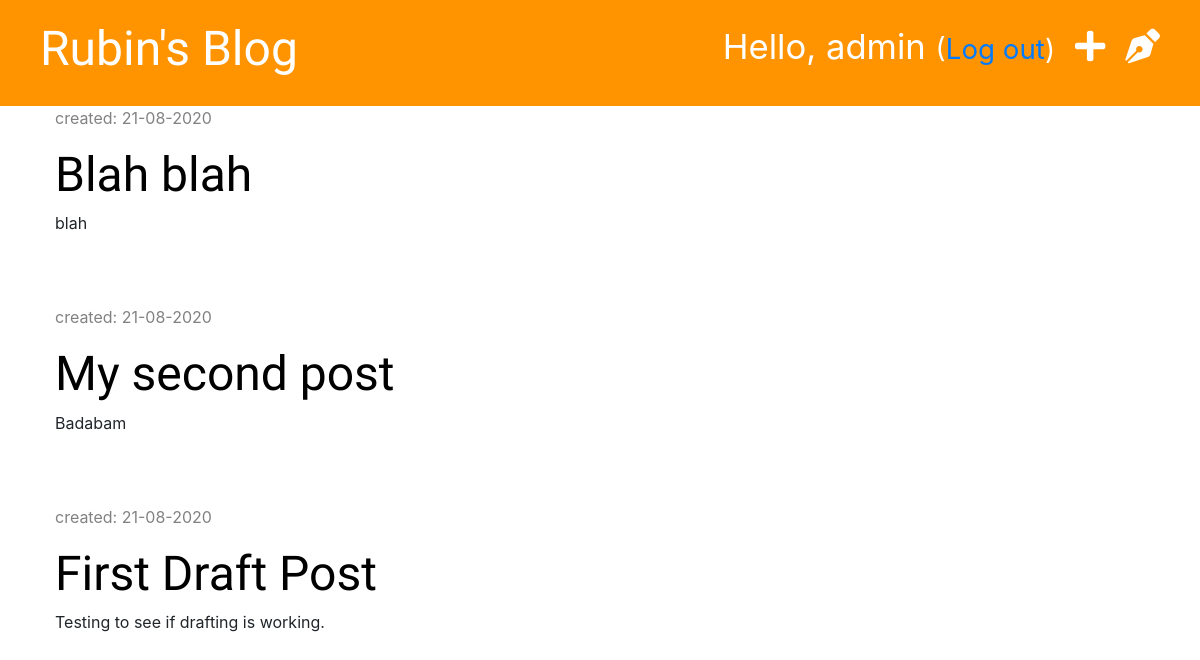
Page /drafts/ (signed in) on the committed database.
### blog/models.py (models this page shows, shortened)
class Post(models.Model):
    author = models.ForeignKey('auth.User', on_delete=models.CASCADE)
    title = models.CharField(max_length=200)
    text = models.TextField()
    created_date = models.DateTimeField(default=timezone.now)
    published_date = models.DateTimeField(blank=True, null=True)

### blog/views.py (the view)
# urls.py: path('drafts/', views.post_draft_list, name='post_draft_list'),
@login_required
def post_draft_list(request):
    posts = Post.objects.filter(published_date__isnull=True).order_by('-created_date')
    stuff_for_frontend = {'posts': posts}
    return render(request, 'blog/post_draft_list.html', stuff_for_frontend)

### blog/templates/blog/post_draft_list.html (shortened to what this page needs)
{% extends 'blog/base.html' %}
{% block content %}
    {% for post in posts %}
        <div class="post">
            <p class="date">created: {{ post.created_date|date:'d-m-Y' }}</p>
            <h1><a href="{% url 'post_detail' pk=post.pk %}">{{ post.title }}</a></h1>
        <p>{{ post.text|truncatechars:50 }}</p>
        </div>
    {% endfor %}
{% endblock %}

### blog/templates/blog/base.html (shortened to what this page needs)
{% load static %}
<!DOCTYPE html>
<html lang="en">
<head>
    <link rel="stylesheet" href="https://stackpath.bootstrapcdn.com/bootstrap/4.5.2/css/bootstrap.min.css">
    <link rel="stylesheet" href="https://cdnjs.cloudflare.com/ajax/libs/font-awesome/5.14.0/css/all.min.css" />
    <link rel="stylesheet" href="{% static 'css/blog.css' %}">
</head>
<body>
<div class="page-header">
    {% if user.is_authenticated%}
        <a href="{% url 'post_draft_list' %}" class="top-menu"><i class="fas fa-pen-nib"></i></a>
        <a href="{% url 'post_new' %}" class="top-menu"><i class="fas fa-plus"></i></a>
        <p class="top-menu">Hello, {{ user.username }} <small>(<a href="{% url 'logout' %}">Log out</a>)</small> </p>
    {% else %}
        <a href="{% url 'login' %}" class="top-menu"><i class="fas fa-sign-in-alt fa-2x"></i></a>
    {% endif %}
    <h1><a href="{% url 'post_list' %}">Rubin's Blog</a></h1>
</div>
<div class="content container">
    <div class="row">
        <div class="col-md-8">
            {% block content %}
            {% endblock %}
        </div>
    </div>
</div>
</body>
</html>

### blog/static/css/blog.css (style rules this page uses)
.page-header { background-color: #ff9400; margin-top: 0; padding: 20px 20px 20px 40px; }
.page-header h1, .page-header h1 a { color: #ffffff; font-size: 36pt; text-decoration: none; }
.content { margin-left: 40px; }
h1, h2, h3, h4 { font-family: 'Tangerine','Inconsolata', 'Droid Sans', serif; font-size: 48px; }
.date { color: #828282; }
.post { margin-bottom: 70px; }
.post h1 a { color: black; }
.top-menu { color: white; float: right; font-size: 26pt; margin-right: 20px; }

### rows in the picture
Post: created_date "21-08-2020", title "Blah blah", text "blah"
Post: created_date "21-08-2020", title "My second post", text "Badabam"
Post: created_date "21-08-2020", title "First Draft Post", text "Testing to see if drafting is working."

### other values in the picture
{{ user.username }} "admin"
